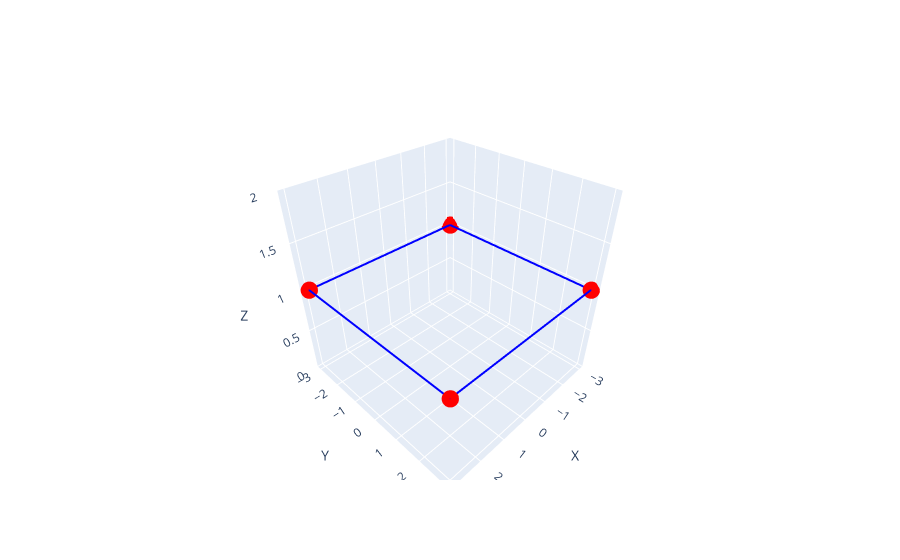

The cell this chart's notebook holds for it:
### Code cell
plotit([
            [
                3.0000000000000004,
                3.0000000000000004,
                1.0000000000000002
            ],
            [
                -3.0000000000000013,
                3.0000000000000013,
                0.9999999999999999
            ],
            [
                -3.0000000000000004,
                -3.0000000000000004,
                1.0
            ],
            [
                3.0000000000000018,
                -3.0000000000000013,
                1.0
            ]
        ])

### Figure 1 — Plotly figure (JSON) as saved in the notebook; plotly's stock layout.template omitted (floating-point values rounded to 4 significant figures)
{"data": [{"line": {"color": "blue", "width": 4}, "marker": {"color": "red", "size": 6}, "mode": "lines+markers", "type": "scatter3d", "x": [3, -3, -3, 3, 3], "y": [3, 3, -3, -3, 3], "z": [1, 1, 1, 1, 1]}], "layout": {"scene": {"aspectmode": "cube", "xaxis": {"title": {"text": "X"}}, "yaxis": {"title": {"text": "Y"}}, "zaxis": {"title": {"text": "Z"}}}}}
